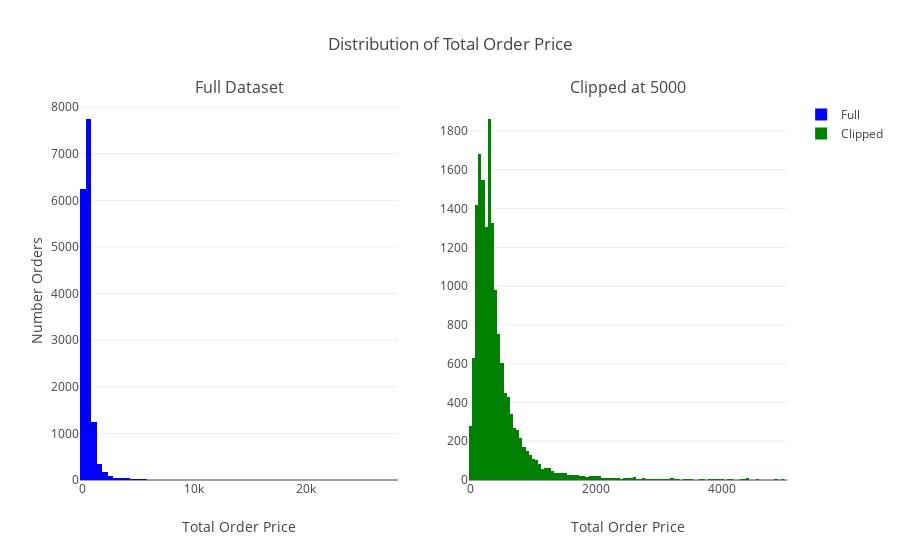

This figure's notebook cell:
### Markdown cell above
Which has the following distribution (showing clipped and full data set distributions below):

### Code cell
from plotly import tools

trace1 = go.Histogram(
    x=df.total_price.unique(),
    nbinsx=100,
    name="Full",
    marker_color='blue',
    
)

trace2 = go.Histogram(
    x=df.total_price[df.total_price < 5000].unique(),
    nbinsx=100,
    name="Clipped",
    marker_color='green',
)

data = [trace1]

layout = go.Layout(
    width=700,
    height=400,
    title_text="Distribution of Average number of unique products purchased per transaction",
    xaxis=dict(title="Average number unique products in transaction"),
    yaxis=dict(title="Number of Customers"),
    barmode='stack'
)

fig = tools.make_subplots(
    rows=1,
    cols=2,
    subplot_titles=("Full Dataset", "Clipped at 5000"),
    print_grid=False
)

fig.append_trace(trace1, 1, 1)
fig.append_trace(trace2, 1, 2)

fig.update_yaxes(title_text="Number Orders", row=1, col=1)
fig.update_xaxes(title_text="Total Order Price", row=1, col=1)
fig.update_xaxes(title_text="Total Order Price", row=1, col=2)

fig.layout.update(title_text="Distribution of Total Order Price")

plotly.offline.iplot(fig)

### Figure 1 — Plotly figure (JSON) as saved in the notebook; plotly's stock layout.template omitted (floating-point values rounded to 4 significant figures; data arrays with more than 128 entries replaced by an {"elided": "..."} marker saying what was removed)
{"data": [{"marker": {"color": "blue"}, "name": "Full", "nbinsx": 100, "type": "histogram", "uid": "2c54b171-45b3-440d-871a-6daa8ea252de", "x": {"elided": "16093 float values"}, "xaxis": "x", "yaxis": "y"}, {"marker": {"color": "green"}, "name": "Clipped", "nbinsx": 100, "type": "histogram", "uid": "65e6902a-2107-4daa-b3e4-db38bc4c9ee7", "x": {"elided": "15985 float values"}, "xaxis": "x2", "yaxis": "y2"}], "layout": {"annotations": [{"font": {"size": 16}, "showarrow": false, "text": "Full Dataset", "x": 0.225, "xanchor": "center", "xref": "paper", "y": 1, "yanchor": "bottom", "yref": "paper"}, {"font": {"size": 16}, "showarrow": false, "text": "Clipped at 5000", "x": 0.775, "xanchor": "center", "xref": "paper", "y": 1, "yanchor": "bottom", "yref": "paper"}], "title": {"text": "Distribution of Total Order Price"}, "xaxis": {"anchor": "y", "domain": [0, 0.45], "title": {"text": "Total Order Price"}}, "xaxis2": {"anchor": "y2", "domain": [0.55, 1], "title": {"text": "Total Order Price"}}, "yaxis": {"anchor": "x", "domain": [0, 1], "title": {"text": "Number Orders"}}, "yaxis2": {"anchor": "x2", "domain": [0, 1]}}}
